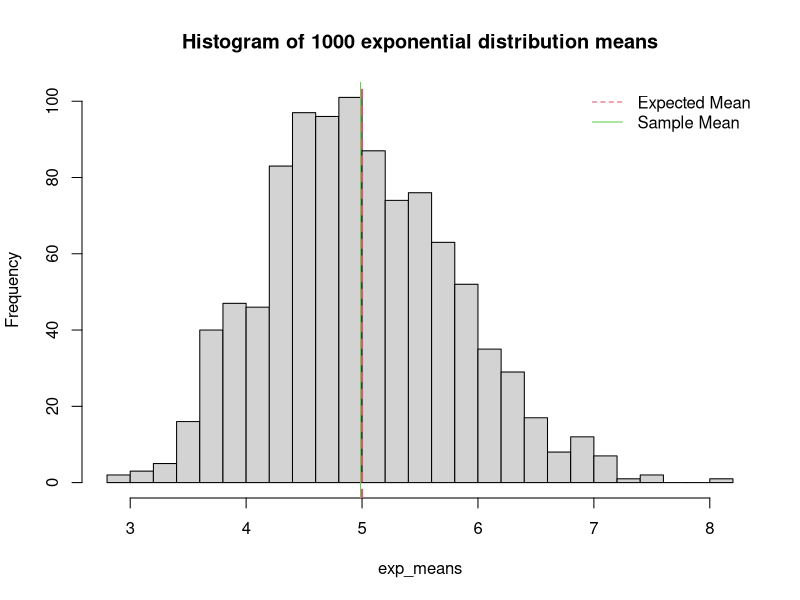
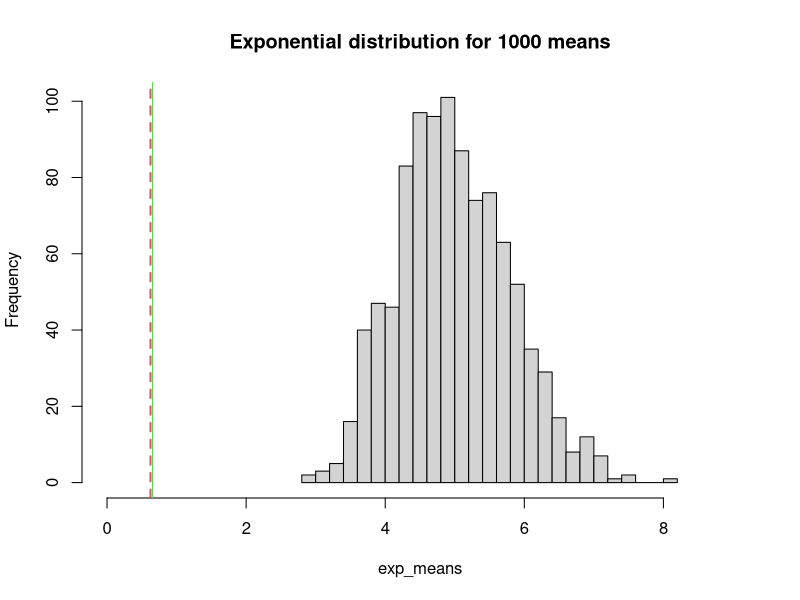
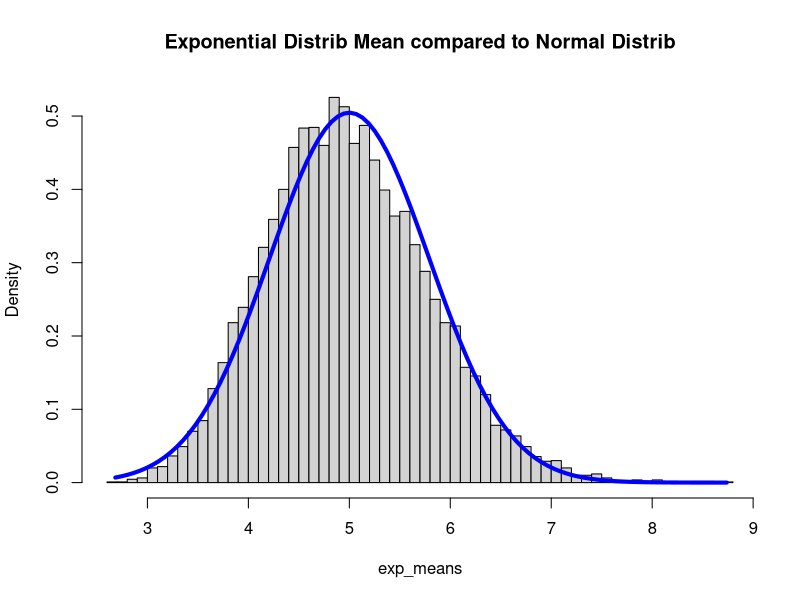
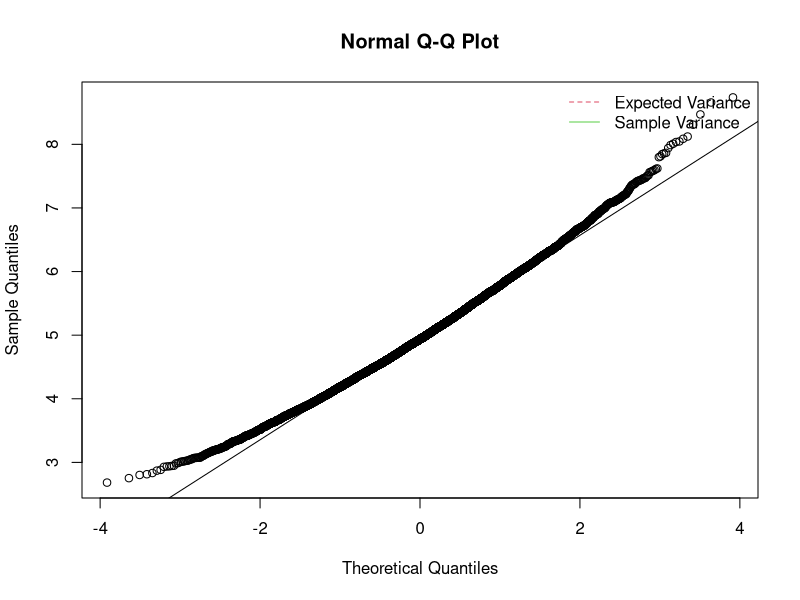

Recreate these plots in R, in order.
##Sample Mean vs Theoretical Mean

#Show the sample mean and compare it to the theoretical mean of the distribution

#Provided data for this exercise
lambda<-0.2
#expected mean
miu<-1/lambda # expected mean
sigma<-1/lambda # expected std dev
n<-40 # number of observations
nsim<-1000 # number of simulations

set.seed(1000)
exp_means=NULL
for (i in 1 : nsim) exp_means = c(exp_means, mean(rexp(n,lambda)))
sample_mean <- mean(exp_means)
hist(exp_means, main="Histogram of 1000 exponential distribution means",
     breaks=25)
abline(v = miu, col= 2, lwd = 2,lty=2)
abline(v = sample_mean, col= 3, lwd = 1)
legend('topright', c("Expected Mean", "Sample Mean"),
       lty= c(2,1),
       bty = "n", col = c(col = 2, col = 3))

#Expected Mean
miu

#Sample Mean
sample_mean



##Sample variance vs Theoretical Variance

#The Theoratical variance is equal to the variance of the original population 
#divided by the number of samples n

#Expected Variance

lambda<-0.2

sigma <- 1/lambda # standard dev
expected_var <- sigma^2/n # expected variance
expected_var

#Sample Variance
sample_var <- var(exp_means) # sample variance
sample_var

hist(exp_means,main="Exponential distribution for 1000 means",
     breaks=20,xlim=c(0,9))
abline(v = expected_var, col= 2, lwd = 2,lty=2)
abline(v = sample_var, col= 3, lwd = 1)



#Verify the results by comparing histograms with analytical results and perform
#tests for distribution type
lambda <- 0.2
miu <- 1/lambda
sigma <- 1/lambda
n <-40
nsim=10000
for (i in 1 : nsim) exp_means = c(exp_means, mean(rexp(n,lambda)))
sample_mean <- mean(exp_means)

hist(exp_means, breaks = 50, prob = TRUE, 
     main = "Exponential Distrib Mean compared to Normal Distrib")
xfit <- seq(min(exp_means), max(exp_means), length = 100)
yfit <- dnorm(xfit, mean = miu, sd = (sigma/sqrt(40)))
lines(xfit, yfit, pch = 22, col = "blue", lwd = 4)

qqnorm(exp_means);qqline(exp_means)
legend('topright', c("Expected Variance", "Sample Variance"), lty= c(2,1),
       bty = "n", col = c(col = 2, col = 3))
